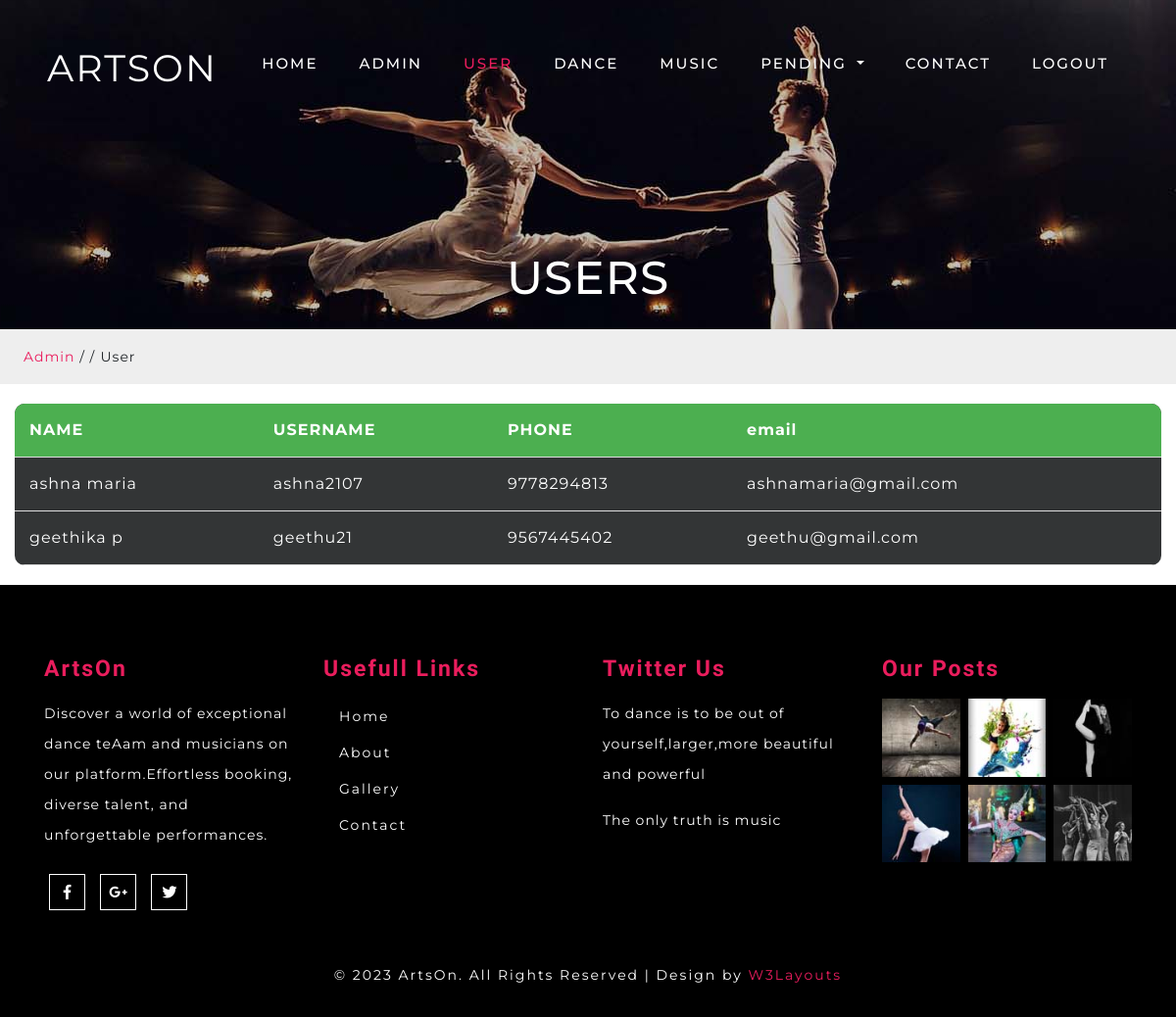
Screenshot of /adminuser with the database file from the repository.
### app/models.py (models this page shows, shortened)
class reguser(models.Model):
    name=models.CharField(max_length=20)
    username = models.CharField(max_length=20,unique=True)
    phone=models.CharField(max_length=14)
    email=models.CharField(max_length=20)
    password = models.EmailField(max_length=20)
    address=models.CharField(max_length=100)
    profile=models.FileField(null=True)

### app/views.py (the view)
# urls.py: path('adminuser',views.adminuser),
def adminuser(re):
        data = reguser.objects.all()
        return render(re,'adminpage/adminuser.html',{'data': data})

### template/adminpage/adminuser.html (shortened to what this page needs)
<!DOCTYPE html>
<html lang="zxx" xmlns="http://www.w3.org/1999/html">
   <head>
       {% load static %}
      <link href="{% static 'assets/css/bootstrap.min.css' %}" rel="stylesheet" type="text/css" media="all">
      <link href="{% static 'assets/css/fontawesome-all.min.css' %}" rel="stylesheet" type="text/css" media="all">
      <link href="{% static 'assets/css/style.css' %}" rel='stylesheet' type='text/css' media="all">
   </head>
   <body>
      <div class="header-outs" id="home">
         <div class="header-bar">
            <nav class="navbar navbar-expand-lg navbar-light">
               <div class="hedder-up">
                  <h1><a class="navbar-brand" href="index.html">ArtsOn</a></h1>
               </div>
               <div class="collapse navbar-collapse justify-content-end" id="navbarSupportedContent">
                  <ul class="navbar-nav ">
                     <li class="nav-item ">
                        <a class="nav-link" href="../">Home <span class="sr-only">(current)</span></a>
                     </li>
                     <li class="nav-item ">
                        <a href="adminhome" class="nav-link">Admin</a>
                     </li>
                     <li class="nav-item active">
                        <a href="adminuser" class="nav-link ">User</a>
                     </li>
                     <li class="nav-item ">
                        <a href="admindance" class="nav-link">Dance</a>
                     </li>
                     <li class="nav-item ">
                        <a href="contact.html" class="nav-link">Music</a>
                     </li>
                      <li class="nav-item dropdown">
                        <a class="nav-link dropdown-toggle" href=" pending" id="navbarDropdown" role="button" data-toggle="dropdown" aria-haspopup="true" aria-expanded="false">
                        pending
                        </a>
                     </li>
                      <li class="nav-item ">
                        <a href="conhome" class="nav-link">contact</a>
                     </li>
                      <li class="nav-item ">
                        <a href="logout" class="nav-link">Logout</a>
                     </li>
                  </ul>
               </div>
            </nav>
         </div>
      </div>
      <div class="inner_page-banner one-img">
          <div class="container">
                        <div class="slider-info text-center">
                           <h4>USERS<br></h4><br>
                        </div>
          </div>
      </div>
      <div class="using-border py-3">
         <div class="inner_breadcrumb  ml-4">
            <ul class="short_ls">
               <li>
                  <a href="adminhome">Admin</a>
                  <span>/ /</span>
               </li>
               <li>User</li>
            </ul>
         </div>
      </div>
      <div class="col-xl-12"  >
        <table>
            <tr>
              <th>NAME</th>
              <th>USERNAME</th>
              <th>PHONE</th>
              <th>email</th>
            </tr>
         {% for i in data %}
            <tr>
                <td>{{i.name}}</td>
                <td>{{i.username}}</td>
                <td>{{i.phone}}</td>
               <td>{{i.email}}</td>
            </tr>
         {% endfor %}
    </table>
      </div></div>
      <footer class="py-lg-4 py-md-3 py-sm-3 py-3">
         <div class="container py-lg-5 py-md-5 py-sm-4 py-3">
            <div class="row ">
               <div class="dance-agile-info col-lg-3 col-md-6 col-sm-6 ">
                  <h4 class="pb-lg-3 pb-3"><a href="index.html">ArtsOn</a></h4>
                  <div class="bottom-para pb-sm-3 pb-2">
                     <p>Discover a world of exceptional dance teAam and musicians on our platform.Effortless booking,
                        diverse talent, and unforgettable performances.</p>
                  </div>
                  <div class="bottom-social pt-2">
                     <ul>
                        <li>
                           <a href="#">
                           <span class="fab fa-facebook-f"></span>
                           </a>
                        </li>
                        <li>
                           <a href="#">
                           <span class="fab fa-google-plus-g"></span>
                           </a>
                        </li>
                        <li>
                           <a href="#">
                           <span class="fab fa-twitter"></span>
                           </a>
                        </li>
                     </ul>
                  </div>
               </div>
               <div class=" col-lg-3 col-md-6 col-sm-6 dance-agile-info">
                  <h4 class="pb-lg-3 pb-3">Usefull Links</h4>
                  <nav class="border-line">
                     <ul class="nav flex-column">
                        <li class="nav-item active">
                           <a class="nav-link" href="index">Home <span class="sr-only">(current)</span></a>
                        </li>
                        <li class="nav-item">
                           <a href="about" class="nav-link ">About</a>
                        </li>
                        <li class="nav-item">
                           <a href="gallery" class="nav-link">Gallery</a>
                        </li>
                        <li class="nav-item">
                           <a href="contact" class="nav-link">Contact</a>
                        </li>
                     </ul>
                  </nav>
               </div>
               <div class="dance-agile-info col-lg-3 col-md-6 col-sm-6 ">
                  <h4 class="pb-lg-3 pb-3">Twitter Us</h4>
                  <div class="bottom-para pb-3">
                     <p>To dance is to be out of yourself,larger,more beautiful and powerful</p>
                  </div>
                  <div class="bottom-para">
                     <p>The only truth is music</p>
                  </div>
               </div>
               <div class="dance-agile-info col-lg-3 col-md-6 col-sm-6">
                  <h4 class="pb-lg-3 pb-3">Our Posts</h4>
                  <div class="footer-post d-flex mb-2">
                     <div class="agileinfo_footer_grid1 mr-2">
                        <a href="class.html">
                        <img src="{% static 'assets/images/f1.jpg' %}" alt=" " class="img-fluid">
                        </a>
                     </div>
                     <div class="agileinfo_footer_grid1 mr-2">
                        <a href="#">
                        <img src="{% static 'assets/images/f2.jpg' %}" alt=" " class="img-fluid">
                        </a>
                     </div>
                     <div class="agileinfo_footer_grid1">
                        <a href="class.html">
                        <img src="{% static 'assets/images/f3.jpg' %}" alt=" " class="img-fluid">
                        </a>
                     </div>
                  </div>
                  <div class="footer-post d-flex">
                     <div class="agileinfo_footer_grid1 mr-2">
                        <a href="class.html">
                        <img src="{% static 'assets/images/f4.jpg' %}" alt=" " class="img-fluid">
                        </a>
                     </div>
                     <div class="agileinfo_footer_grid1 mr-2">
                        <a href="class.html">
                        <img src="{% static 'assets/images/f5.jpg' %}" alt=" " class="img-fluid">
                        </a>
                     </div>
                     <div class="agileinfo_footer_grid1">
                        <a href="class.html">
                        <img src="{% static 'assets/images/f6.jpg' %}" alt=" " class="img-fluid">
                        </a>
                     </div>
                  </div>
               </div>
            </div>
         </div>
         <div class="copy-agile-right text-center text-white py-2">
            <p>
               © 2023 ArtsOn. All Rights Reserved | Design by <a href="http://www.W3Layouts.com" target="_blank">W3Layouts</a>
            </p>
         </div>
      </footer>
   </body>
</html>

### static/assets/css/style.css (style rules this page uses)
html, body { padding: 0; margin: 0; background: #fff; letter-spacing: 1px; font-family: 'Montserrat', sans-serif; }
body a { outline: none; transition: 0.5s all; -webkit-transition: 0.5s all; -moz-transition: 0.5s all; -o-transition: 0.5s all; -ms-transition: 0.5s all; text-decoration: none; }
h1, h2, h3, h4, h5, h6 { margin: 0; padding: 0; font-family: 'Montserrat', sans-serif; letter-spacing: 1px; }
p { font-size:14px; margin: 0; padding: 0; letter-spacing: 1px; font-family: 'Montserrat', sans-serif; }
ul { margin: 0; padding: 0; list-style-type: none; }
.header-bar { position: absolute; width: 100%; z-index: 99; }
h1 a.navbar-brand { font-size: 41px; color: #fff !important; text-transform: uppercase; font-weight: 400; letter-spacing: 2px; margin: 0px; }
.navbar-light .navbar-nav .nav-link { color: #fff; font-size: 15px; letter-spacing: 2px; text-transform: uppercase; font-weight: 500; padding: 10px 25px; transition: 0.5s all; -webkit-transition: 0.5s all; -moz-transition: 0.5s all; -o-transition: 0.5s all; -ms-transition: 0.5s all; }
nav.navbar.navbar-expand-lg.navbar-light { background: rgba(14, 14, 14, 0); padding: 2em 3em 0em; }
.navbar-light .navbar-nav .active>.nav-link, .navbar-light .navbar-nav .nav-link.active, .navbar-light .navbar-nav .nav-link.open, .navbar-light .navbar-nav .open>.nav-link { color: #ea1d5d ; }
.navbar-light .navbar-nav .active>.nav-link, .navbar-light .navbar-nav .nav-link.active, .navbar-light .navbar-nav .nav-link.show, .navbar-light .navbar-nav .show>.nav-link { color: #ea1d5d; }
.inner_page-banner { text-align: center; background: url(../images/b1.jpg) no-repeat center; background-size: cover; -webkit-background-size: cover; -moz-background-size: cover; -o-background-size: cover; -ms-background-size: cover; min-height: 300px; }
ul.short_ls li a { color: #ea1d5d; text-decoration: none; }
ul.short_ls li { list-style: none; display: inline-block; letter-spacing: 1px; font-size: 14px; }
.using-border { width: 100%; border: none; background: #eee; }
.hedder-up { padding: 10px 0px 0px; text-align: center; }
.one-img { background: url(../images/b1.jpg)no-repeat center; }
a { color: #fff; text-decoration: none; }
.slider-info { padding: 22em 0 0; }
.slider-info h4 { color: #fff; font-size: 52px; letter-spacing: 1px; }
footer { background:#000; }
.dance-agile-info h4 ,.dance-agile-info h4 a { font-size: 25px; color: #ea1d5d; letter-spacing: 2px; font-family: 'Felipa', cursive; font-weight:bold; }
.bottom-para { line-height: 31px; color: #fff; }
.bottom-social ul li { display: inline-block; }
.bottom-social ul li a span { font-size: 15px; border: 1px solid; letter-spacing: 0px; width: 37px; height: 37px; line-height: 35px; text-align: center; margin: 0px 5px; transition: 0.5s all; -webkit-transition: 0.5s all; transition: 0.5s all; -moz-transition: 0.5s all; }
.nav-link { font-size: 14px; color: #fff; letter-spacing: 2px; }
.copy-agile-right p { letter-spacing: 2px; }
.copy-agile-right p a { color:#ea1d5d; }
@media (max-width:1440px) { h1 a.navbar-brand { font-size: 38px; } }
@media (max-width:1440px) { .navbar-light .navbar-nav .nav-link { padding: 10px 21px; } }
@media (max-width:1440px) { .slider-info { padding: 18em 0 0; } }
@media (max-width:1440px) { .slider-info h4 { font-size: 47px; } }
@media (max-width:1440px) { .dance-agile-info h4, .dance-agile-info h4 a { font-size: 23px; } }
@media (max-width:1280px) { .slider-info { padding: 16em 0 0; } }

### template/adminpage/adminuser.html (style rules this page uses)
table { width: 100%; border-collapse: collapse; margin: 20px 0; overflow: hidden; background-color:black box-shadow: 0 0 20px rgba(0, 0, 0, 0.1); border-radius: 10px; }
th { padding: 15px; spacing:50px text-align: center; border-bottom: 1px solid #ddd; }
td { padding: 15px; text-align: left; border-bottom: 1px solid #ddd; color:white; }
th { background-color: #4CAF50; color: white; }
tr:nth-child(even) { background-color: #333536; color:black; }
tr:nth-child(odd) { background-color: #333536; color:black; }

### rows the page displays
reguser: name "ashna maria", username "ashna2107", phone "9778294813", email "ashnamaria@gmail.com"
reguser: name "geethika p", username "geethu21", phone "9567445402", email "geethu@gmail.com"
